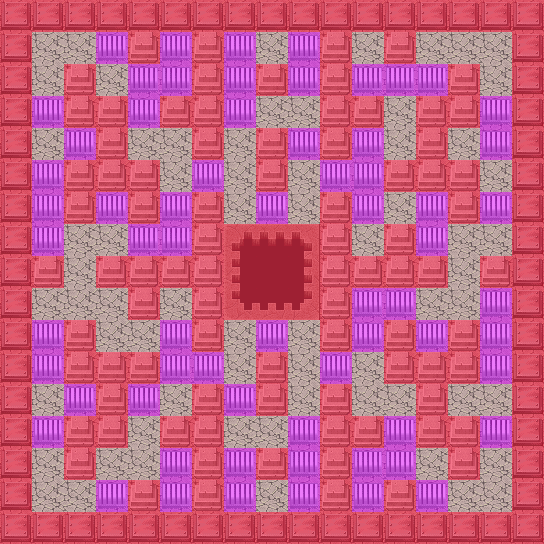

Below is a game level as drawn by its tile map, then a one-line description and the .tmx that defines it (tile-layer data replaced by summaries):
An orthogonal 17x17 tile map with 32x32 px tiles, 3 tile layers (background, barrier, meta) and 2 objects (playerPoint1, playerPoint2).

<map version="1.0" orientation="orthogonal" renderorder="right-down" width="17" height="17" tilewidth="32" tileheight="32">
 <tileset firstgid="1" name="mapTiles" tilewidth="32" tileheight="32">
  <image source="mapTiles.png" width="448" height="448" />
  <tile id="69">
   <properties>
    <property name="Collidable" value="true" />
   </properties>
  </tile>
  <tile id="83">
   <properties>
    <property name="Props" value="true" />
   </properties>
  </tile>
  <tile id="97">
   <properties>
    <property name="Wave" value="true" />
   </properties>
  </tile>
 </tileset>
 <layer name="background" width="17" height="17">
  <data>[289 cells, 289 non-empty, 1 distinct tile ids]</data>
 </layer>
 <layer name="barrier" width="17" height="17">
  <data>[289 cells, 223 non-empty, 12 distinct tile ids]</data>
 </layer>
 <objectgroup name="objects">
  <object name="playerPoint1" x="48.01" y="48.01" />
  <object name="playerPoint2" x="495.01" y="495.01" />
 </objectgroup>
 <layer name="meta" width="17" height="17">
  <data>[289 cells, 223 non-empty, 2 distinct tile ids]</data>
 </layer>
</map>
